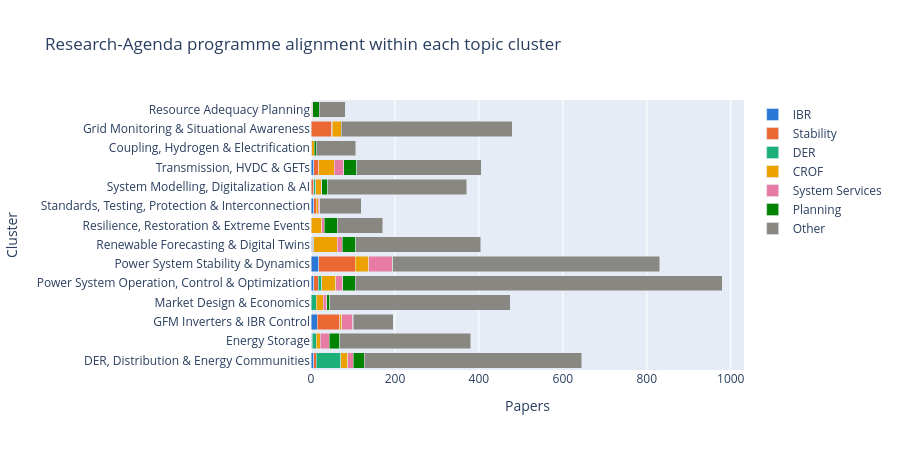

Write notebook code for a chart like this one.
### Code cell
from src.analysis import assign_prps

PROGRAMME_ORDER = ['IBR', 'Stability', 'DER', 'CROF', 'System Services', 'Planning', 'Other']
PROGRAMME_COLORS = {
    'IBR': '#2a78d6',
    'Stability': '#eb6834',
    'DER': '#1baf7a',
    'CROF': '#eda100',
    'System Services': '#e87ba4',
    'Planning': '#008300',
    'Other': '#898781',
}

programme_levels = assign_prps(pd.concat([pd.read_csv(path) for path in RESULT_PATHS], ignore_index=True))
paper_programmes = (
    programme_levels
    .sort_values(['Abstract_Index', 'Highest_Question_Affinity'], ascending=[True, False])
    .drop_duplicates('Abstract_Index')
    .assign(Programme=lambda frame: frame['PRP_Name'].where(frame['Affinity_Level'] != 'Low', 'Other'))
)
cluster_programme_counts = (
    clusters.merge(paper_programmes[['Abstract_Index', 'Programme']], on='Abstract_Index', how='inner')
    .groupby(['Cluster', 'Programme'], observed=True)
    .size().rename('Papers').reset_index()
)
cluster_programme_counts['Cluster'] = pd.Categorical(
    cluster_programme_counts['Cluster'],
    categories=cluster_mix['Cluster'].cat.categories,
    ordered=True,
)

fig = px.bar(
    cluster_programme_counts,
    x='Papers',
    y='Cluster',
    color='Programme',
    orientation='h',
    barmode='stack',
    category_orders={'Programme': PROGRAMME_ORDER},
    color_discrete_map=PROGRAMME_COLORS,
    labels={'Papers': 'Papers', 'Programme': 'Strongest Research Agenda programme'},
    title='Research-Agenda programme alignment within each topic cluster',
)
fig.update_layout(height=max(450, 30 * cluster_mix['Cluster'].nunique()), legend_title_text='')
fig.show()

### Figure 1 — Plotly figure (JSON) as saved in the notebook; plotly's stock layout.template omitted (floating-point values rounded to 4 significant figures)
{"data": [{"hovertemplate": "Strongest Research Agenda programme=IBR<br>Papers=%{x}<br>Cluster=%{y}<extra></extra>", "legendgroup": "IBR", "marker": {"color": "#2a78d6", "pattern": {"shape": ""}}, "name": "IBR", "orientation": "h", "showlegend": true, "textposition": "auto", "type": "bar", "x": [6, 2, 15, 1, 6, 18, 2, 1, 7, 1, 6], "xaxis": "x", "y": ["DER, Distribution & Energy Communities", "Energy Storage", "GFM Inverters & IBR Control", "Market Design & Economics", "Power System Operation, Control & Optimization", "Power System Stability & Dynamics", "Renewable Forecasting & Digital Twins", "Resilience, Restoration & Extreme Events", "Standards, Testing, Protection & Interconnection", "System Modelling, Digitalization & AI", "Transmission, HVDC & GETs"], "yaxis": "y"}, {"hovertemplate": "Strongest Research Agenda programme=Stability<br>Papers=%{x}<br>Cluster=%{y}<extra></extra>", "legendgroup": "Stability", "marker": {"color": "#eb6834", "pattern": {"shape": ""}}, "name": "Stability", "orientation": "h", "showlegend": true, "textposition": "auto", "type": "bar", "x": [2, 6, 1, 53, 50, 11, 87, 2, 5, 6, 13], "xaxis": "x", "y": ["Coupling, Hydrogen & Electrification", "DER, Distribution & Energy Communities", "Energy Storage", "GFM Inverters & IBR Control", "Grid Monitoring & Situational Awareness", "Power System Operation, Control & Optimization", "Power System Stability & Dynamics", "Renewable Forecasting & Digital Twins", "Standards, Testing, Protection & Interconnection", "System Modelling, Digitalization & AI", "Transmission, HVDC & GETs"], "yaxis": "y"}, {"hovertemplate": "Strongest Research Agenda programme=DER<br>Papers=%{x}<br>Cluster=%{y}<extra></extra>", "legendgroup": "DER", "marker": {"color": "#1baf7a", "pattern": {"shape": ""}}, "name": "DER", "orientation": "h", "showlegend": true, "textposition": "auto", "type": "bar", "x": [59, 9, 1, 12, 9, 1, 2, 1, 4], "xaxis": "x", "y": ["DER, Distribution & Energy Communities", "Energy Storage", "Grid Monitoring & Situational Awareness", "Market Design & Economics", "Power System Operation, Control & Optimization", "Power System Stability & Dynamics", "Renewable Forecasting & Digital Twins", "Standards, Testing, Protection & Interconnection", "System Modelling, Digitalization & AI"], "yaxis": "y"}, {"hovertemplate": "Strongest Research Agenda programme=CROF<br>Papers=%{x}<br>Cluster=%{y}<extra></extra>", "legendgroup": "CROF", "marker": {"color": "#eda100", "pattern": {"shape": ""}}, "name": "CROF", "orientation": "h", "showlegend": true, "textposition": "auto", "type": "bar", "x": [6, 16, 10, 5, 21, 16, 33, 32, 57, 25, 2, 4, 13, 36], "xaxis": "x", "y": ["Coupling, Hydrogen & Electrification", "DER, Distribution & Energy Communities", "Energy Storage", "GFM Inverters & IBR Control", "Grid Monitoring & Situational Awareness", "Market Design & Economics", "Power System Operation, Control & Optimization", "Power System Stability & Dynamics", "Renewable Forecasting & Digital Twins", "Resilience, Restoration & Extreme Events", "Resource Adequacy Planning", "Standards, Testing, Protection & Interconnection", "System Modelling, Digitalization & AI", "Transmission, HVDC & GETs"], "yaxis": "y"}, {"hovertemplate": "Strongest Research Agenda programme=System Services<br>Papers=%{x}<br>Cluster=%{y}<extra></extra>", "legendgroup": "System Services", "marker": {"color": "#e87ba4", "pattern": {"shape": ""}}, "name": "System Services", "orientation": "h", "showlegend": true, "textposition": "auto", "type": "bar", "x": [14, 22, 26, 8, 17, 55, 11, 5, 2, 4, 2, 23], "xaxis": "x", "y": ["DER, Distribution & Energy Communities", "Energy Storage", "GFM Inverters & IBR Control", "Market Design & Economics", "Power System Operation, Control & Optimization", "Power System Stability & Dynamics", "Renewable Forecasting & Digital Twins", "Resilience, Restoration & Extreme Events", "Resource Adequacy Planning", "Standards, Testing, Protection & Interconnection", "System Modelling, Digitalization & AI", "Transmission, HVDC & GETs"], "yaxis": "y"}, {"hovertemplate": "Strongest Research Agenda programme=Planning<br>Papers=%{x}<br>Cluster=%{y}<extra></extra>", "legendgroup": "Planning", "marker": {"color": "#008300", "pattern": {"shape": ""}}, "name": "Planning", "orientation": "h", "showlegend": true, "textposition": "auto", "type": "bar", "x": [4, 26, 24, 2, 8, 29, 2, 33, 31, 16, 14, 31], "xaxis": "x", "y": ["Coupling, Hydrogen & Electrification", "DER, Distribution & Energy Communities", "Energy Storage", "GFM Inverters & IBR Control", "Market Design & Economics", "Power System Operation, Control & Optimization", "Power System Stability & Dynamics", "Renewable Forecasting & Digital Twins", "Resilience, Restoration & Extreme Events", "Resource Adequacy Planning", "System Modelling, Digitalization & AI", "Transmission, HVDC & GETs"], "yaxis": "y"}, {"hovertemplate": "Strongest Research Agenda programme=Other<br>Papers=%{x}<br>Cluster=%{y}<extra></extra>", "legendgroup": "Other", "marker": {"color": "#898781", "pattern": {"shape": ""}}, "name": "Other", "orientation": "h", "showlegend": true, "textposition": "auto", "type": "bar", "x": [95, 518, 313, 95, 407, 430, 875, 636, 297, 109, 61, 99, 331, 297], "xaxis": "x", "y": ["Coupling, Hydrogen & Electrification", "DER, Distribution & Energy Communities", "Energy Storage", "GFM Inverters & IBR Control", "Grid Monitoring & Situational Awareness", "Market Design & Economics", "Power System Operation, Control & Optimization", "Power System Stability & Dynamics", "Renewable Forecasting & Digital Twins", "Resilience, Restoration & Extreme Events", "Resource Adequacy Planning", "Standards, Testing, Protection & Interconnection", "System Modelling, Digitalization & AI", "Transmission, HVDC & GETs"], "yaxis": "y"}], "layout": {"barmode": "stack", "height": 450, "legend": {"title": {"text": ""}, "tracegroupgap": 0}, "title": {"text": "Research-Agenda programme alignment within each topic cluster"}, "xaxis": {"anchor": "y", "domain": [0, 1], "title": {"text": "Papers"}}, "yaxis": {"anchor": "x", "domain": [0, 1], "title": {"text": "Cluster"}}}}
